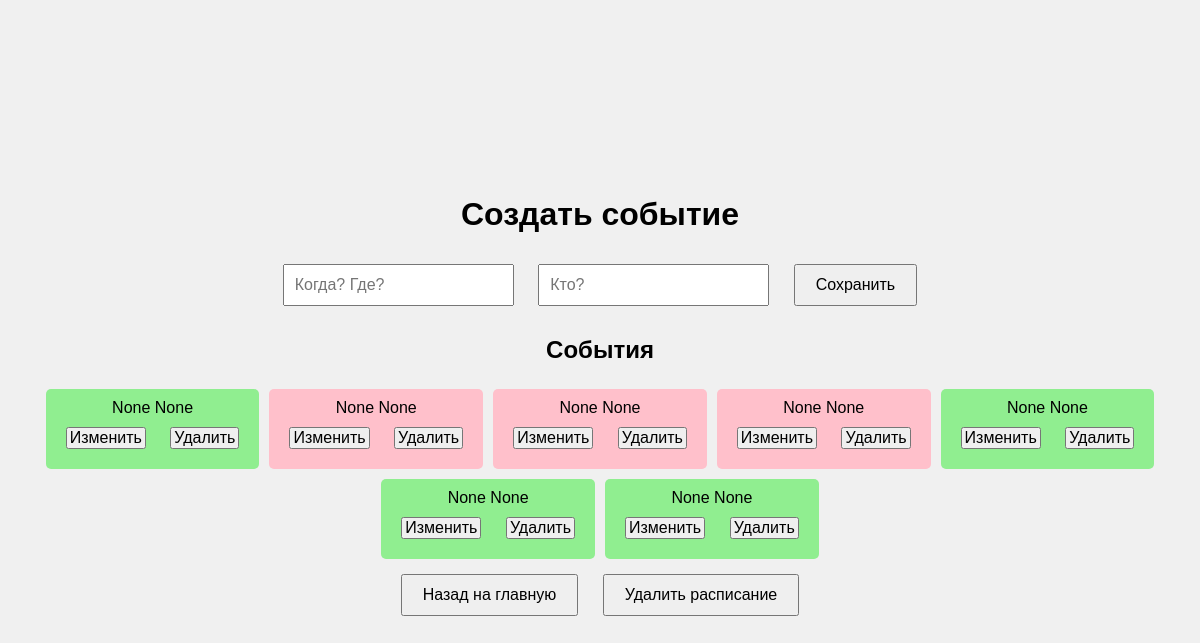
/edit_schedule/6, run on the app's committed database.
### app.py (models this page shows)
class Button(db.Model):
    id = db.Column(db.Integer, primary_key=True)
    schedule_id = db.Column(db.Integer, db.ForeignKey('schedule.id'), nullable=False)
    particulars = db.Column(db.String(152), nullable=True)
    participant = db.Column(db.String(152), nullable=True)
    color = db.Column(db.String(20), nullable=False)

### app.py (the view, shortened to what this page needs)
@app.route('/edit_schedule/<int:schedule_id>', methods=['GET', 'POST'])
def edit_schedule(schedule_id):
    schedule = Schedule.query.get(schedule_id)
    buttons = Button.query.filter_by(schedule_id=schedule.id).all()
    return render_template('schedule.html', schedule=schedule, buttons=buttons)

### templates/schedule.html (shortened to what this page needs)
<!DOCTYPE html>
<html lang="ru">
<head>
    <link rel="stylesheet" href="{{ url_for('static', filename='styles.css') }}">
</head>
<body>
<div class="container">
    <h1>Создать событие</h1>
    <form method="POST">
        <input type="text" name="particulars" placeholder="Когда? Где?" required maxlength="152">
        <input type="text" name="participant" placeholder="Кто?" maxlength="152">
        <button type="submit">Сохранить</button>
    </form>
    <h2>События</h2>
    <div class="buttons-container">
        {% for button in buttons %}
        <div class="button" style="background-color: {{ button.color }};">
            {{ button.particulars }} {{ button.participant }}
            <div class="button-controls">
                <button class="small-button"
                        onclick="window.location.href='{{ url_for('edit_button', button_id=button.id) }}'">Изменить
                </button>
                <form action="{{ url_for('delete_button', button_id=button.id) }}" method="POST"
                      style="display:inline;">
                    <button class="small-button" type="submit"
                            onclick="return confirm('Вы уверены, что хотите удалить эту кнопку?');">Удалить
                    </button>
                </form>
            </div>
        </div>
        {% endfor %}
    </div>
    <button onclick="window.location.href='{{ url_for('home') }}'">Назад на главную</button>
    <form action="{{ url_for('delete_schedule', schedule_id=schedule.id) }}" method="POST" style="display:inline;">
        <button type="submit" onclick="return confirm('Вы уверены, что хотите удалить это расписание?');">Удалить
            расписание
        </button>
    </form>
</div>
</body>
</html>

### static/styles.css (style rules this page uses)
body { font-family: Arial, sans-serif; display: flex; justify-content: center; align-items: center; height: 100vh; margin: 0; flex-direction: column; background-color: #f0f0f0; }
.container { text-align: center; }
button { padding: 10px 20px; font-size: 16px; margin: 10px; cursor: pointer; }
input[type="text"] { padding: 10px; font-size: 16px; margin: 10px; }
.buttons-container { display: flex; flex-wrap: wrap; justify-content: center; }
.button { margin: 5px; padding: 10px; border-radius: 5px; width: auto; min-width: 120px; text-align: center; }
.small-button { padding: 0px 2px; font-size: 16px; cursor: pointer; }

### data on the page
Button: particulars "None", participant "None"
Button: particulars "None", participant "None"
Button: particulars "None", participant "None"
Button: particulars "None", participant "None"
Button: particulars "None", participant "None"
Button: particulars "None", participant "None"
Button: particulars "None", participant "None"
